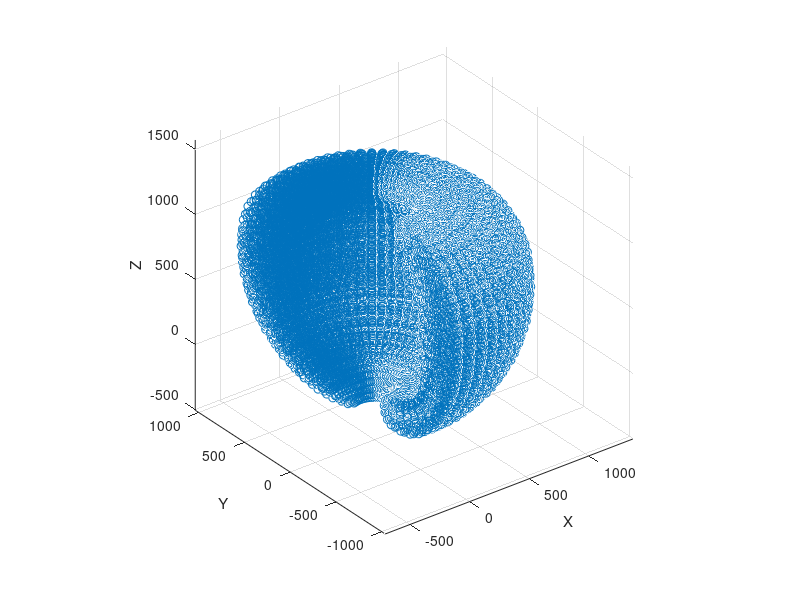

Source code (MATLAB):
t1_values = pi*17/36:0.1:pi*59/36; 
t2_values = pi*2/3:0.2:pi*10/9;  
t3_values = pi*5/6:0.2:pi*55/36;
t4_values = 0:0.5:2*pi;

l1 = 690.0;
l2 = 440.0;
l3 = 500.0;
l4 = 0.0;
l5 = 100.0;

x = [];
y = [];
z = [];

for t1 = t1_values - pi
    for t2 = t2_values - pi
        for t3 = t3_values - pi
            for t4 = t4_values - pi

                x_value = cos(t1)*(l3*cos(t2 + t3) + l2*cos(t2) + l5*cos(t2 + t3 + t4));
                y_value = sin(t1)*(l3*cos(t2 + t3) + l2*cos(t2) + l5*cos(t2 + t3 + t4));
                z_value = l1 + l3*sin(t2 + t3) + l2*sin(t2) + l5*sin(t2 + t3 + t4);

                x = [x, x_value];
                y = [y, y_value];
                z = [z, z_value];

            end
        end
    end
end

scatter3(x,y,z);

xlabel('X');
ylabel('Y');
zlabel('Z');

grid on;

axis equal;